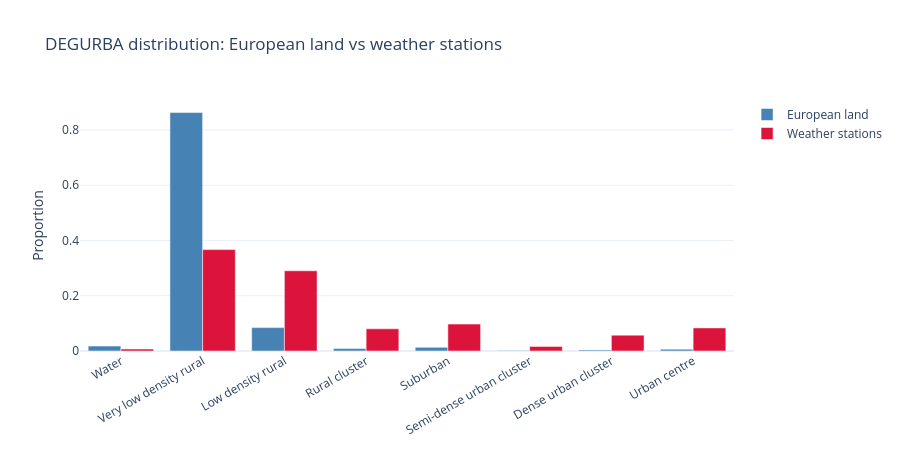

Notebook code cell kept with this figure:
### Code cell
# Sample DEGURBA and NDVI across all European land pixels, compare to station distributions
import geopandas as gpd
import rasterio
from rasterio.mask import mask as rio_mask
from rasterio.warp import transform_bounds

# Load Europe boundary for masking
gadm = gpd.read_file(DATA / "gadm_410_europe.gpkg")
europe = gadm.dissolve()

# --- DEGURBA: station vs all European land ---
degurba_path = (
    OUT
    / "GHS_SMOD_E2020_GLOBE_R2023A_54009_1000_V2_0/GHS_SMOD_E2020_GLOBE_R2023A_54009_1000_V2_0.tif"
)

with rasterio.open(degurba_path) as src:
    europe_reproj = europe.to_crs(src.crs)
    masked, _ = rio_mask(src, europe_reproj.geometry, crop=True, nodata=src.nodata)
    degurba_all = masked[0]
    degurba_all = degurba_all[degurba_all != src.nodata]
    degurba_all = degurba_all[degurba_all > 0]  # drop zeros if any

DEGURBA_LABELS = {
    10: "Water",
    11: "Very low density rural",
    12: "Low density rural",
    13: "Rural cluster",
    21: "Suburban",
    22: "Semi-dense urban cluster",
    23: "Dense urban cluster",
    30: "Urban centre",
}
degurba_order = list(DEGURBA_LABELS.values())

# Reference distribution (all European land pixels)
ref_degurba = (
    pd.Series(degurba_all)
    .map(DEGURBA_LABELS)
    .value_counts(normalize=True)
    .reindex(degurba_order)
    .fillna(0)
)

# Station distribution
sta_degurba = (
    residuals_df.drop_duplicates("STAID")["degurba_label"]
    .value_counts(normalize=True)
    .reindex(degurba_order)
    .fillna(0)
)

fig = go.Figure()
fig.add_trace(
    go.Bar(
        x=degurba_order,
        y=ref_degurba.values,
        name="European land",
        marker_color="rgb(70,130,180)",
    )
)
fig.add_trace(
    go.Bar(
        x=degurba_order,
        y=sta_degurba.values,
        name="Weather stations",
        marker_color="rgb(220,20,60)",
    )
)
fig.update_layout(
    barmode="group",
    height=450,
    width=900,
    template="plotly_white",
    title="DEGURBA distribution: European land vs weather stations",
    yaxis_title="Proportion",
    xaxis_tickangle=-30,
)
fig.show()

# --- NDVI: station vs all European land (use one quarter as representative) ---
ndvi_dir = DATA / "sentinel2_ndvi/"
# Pick a summer quarter for representative vegetation
ndvi_path = ndvi_dir / "ndvi_2022-06-01_2022-09-01.tif"

with rasterio.open(ndvi_path) as src:
    europe_reproj = europe.to_crs(src.crs)
    masked, _ = rio_mask(src, europe_reproj.geometry, crop=True, nodata=src.nodata)
    ndvi_all = masked[0].astype(float)
    ndvi_all = ndvi_all[ndvi_all != src.nodata]
    ndvi_all = ndvi_all / 254 * 2 - 1  # same rescaling as in pipeline

# Subsample reference (millions of pixels)
rng = np.random.default_rng(42)
ndvi_ref_sample = rng.choice(ndvi_all, size=100_000, replace=False)

# Station NDVI for same quarter
sta_ndvi = (
    residuals_df.loc[
        (residuals_df["date"] >= "2022-06-01") & (residuals_df["date"] < "2022-09-01"),
        "ndvi",
    ]
    .dropna()
    .values
)

fig = go.Figure()
fig.add_trace(
    go.Histogram(
        x=ndvi_ref_sample,
        nbinsx=50,
        name="European land",
        marker_color="rgb(70,130,180)",
        opacity=0.7,
        histnorm="probability",
    )
)
fig.add_trace(
    go.Histogram(
        x=sta_ndvi,
        nbinsx=50,
        name="Weather stations",
        marker_color="rgb(220,20,60)",
        opacity=0.7,
        histnorm="probability",
    )
)
fig.update_layout(
    barmode="overlay",
    height=450,
    width=800,
    template="plotly_white",
    title="NDVI distribution (summer 2022): European land vs weather stations",
    xaxis_title="NDVI",
    yaxis_title="Proportion",
)
fig.show()

# --- Distance to sea: station vs uniform European land sample ---
from shapely.geometry import Point

# Sample random points on European land
europe_3035 = europe.to_crs("EPSG:3035")
bounds = europe_3035.total_bounds  # minx, miny, maxx, maxy
coastline = europe_3035.boundary.iloc[0]

rng = np.random.default_rng(42)
n_samples = 20_000
random_points = []
while len(random_points) < n_samples:
    xs = rng.uniform(bounds[0], bounds[2], size=n_samples * 2)
    ys = rng.uniform(bounds[1], bounds[3], size=n_samples * 2)
    pts = gpd.GeoSeries([Point(x, y) for x, y in zip(xs, ys)], crs="EPSG:3035")
    inside = pts[pts.within(europe_3035.geometry.iloc[0])]
    random_points.extend(inside.tolist())
random_points = random_points[:n_samples]

ref_dist_sea = gpd.GeoSeries(random_points, crs="EPSG:3035").distance(coastline) / 1000

# Station distances
sta_dist_sea = residuals_df.drop_duplicates("STAID")["dist_to_sea_km"].dropna()

fig = go.Figure()
fig.add_trace(
    go.Histogram(
        x=ref_dist_sea,
        nbinsx=50,
        name="European land (uniform)",
        marker_color="rgb(70,130,180)",
        opacity=0.7,
        histnorm="probability",
    )
)
fig.add_trace(
    go.Histogram(
        x=sta_dist_sea,
        nbinsx=50,
        name="Weather stations",
        marker_color="rgb(220,20,60)",
        opacity=0.7,
        histnorm="probability",
    )
)
fig.update_layout(
    barmode="overlay",
    height=450,
    width=800,
    template="plotly_white",
    title="Distance to sea distribution: uniform European land vs weather stations",
    xaxis_title="Distance to sea (km)",
    yaxis_title="Proportion",
)
fig.show()

### Figure 1 — Plotly figure (JSON) as saved in the notebook; plotly's stock layout.template omitted (floating-point values rounded to 4 significant figures)
{"data": [{"marker": {"color": "rgb(70,130,180)"}, "name": "European land", "type": "bar", "x": ["Water", "Very low density rural", "Low density rural", "Rural cluster", "Suburban", "Semi-dense urban cluster", "Dense urban cluster", "Urban centre"], "y": [0.01792, 0.8633, 0.08472, 0.008876, 0.01326, 0.001397, 0.003861, 0.006704]}, {"marker": {"color": "rgb(220,20,60)"}, "name": "Weather stations", "type": "bar", "x": ["Water", "Very low density rural", "Low density rural", "Rural cluster", "Suburban", "Semi-dense urban cluster", "Dense urban cluster", "Urban centre"], "y": [0.007103, 0.3671, 0.2905, 0.08037, 0.09738, 0.01664, 0.05738, 0.08355]}], "layout": {"barmode": "group", "height": 450, "title": {"text": "DEGURBA distribution: European land vs weather stations"}, "width": 900, "xaxis": {"tickangle": -30}, "yaxis": {"title": {"text": "Proportion"}}}}
